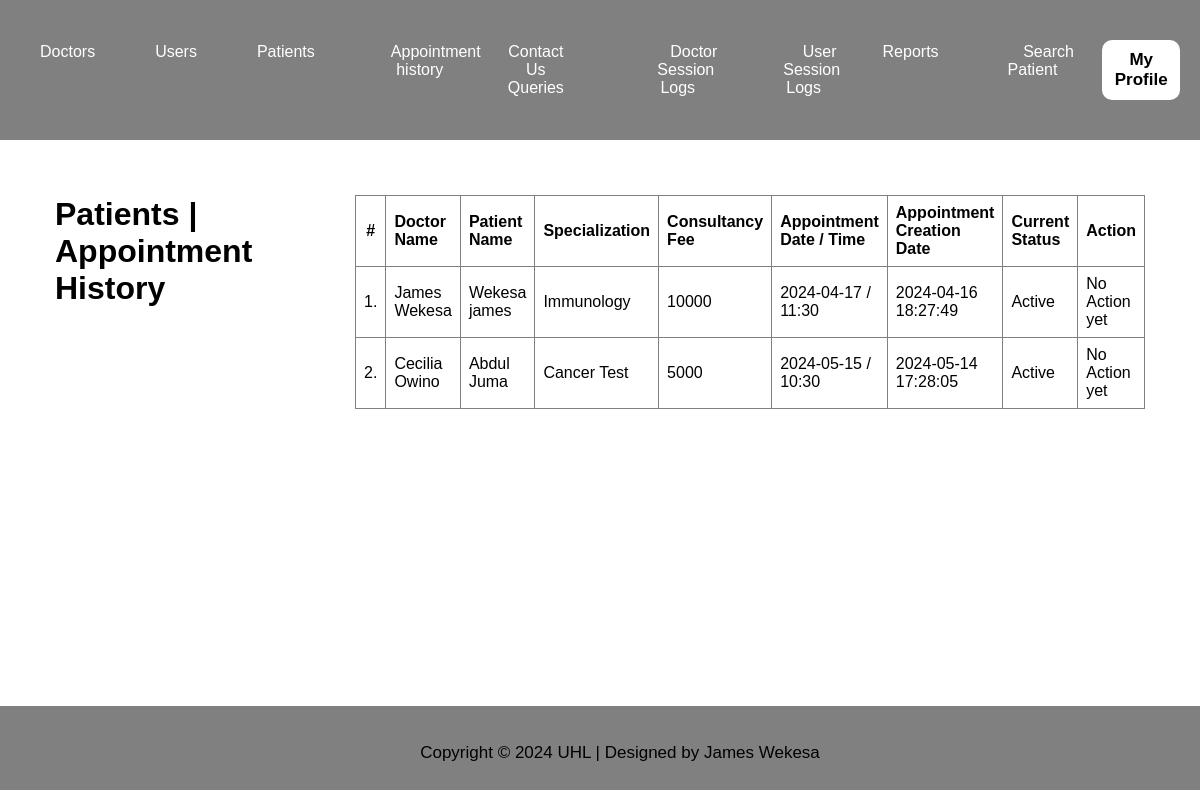
The page /admin/appointment-history.php (signed in) on the database its author committed.
### tables this page shows
CREATE TABLE `appointment` (
  `id` int(11) NOT NULL,
  `doctorSpecialization` varchar(255) DEFAULT NULL,
  `doctorId` int(11) DEFAULT NULL,
  `userId` int(11) DEFAULT NULL,
  `consultancyFees` int(11) DEFAULT NULL,
  `appointmentDate` varchar(255) DEFAULT NULL,
  `appointmentTime` varchar(255) DEFAULT NULL,
  `postingDate` timestamp NULL DEFAULT current_timestamp(),
  `userStatus` int(11) DEFAULT NULL,
  `doctorStatus` int(11) DEFAULT NULL,
  `updationDate` timestamp NULL DEFAULT NULL ON UPDATE current_timestamp()
);

CREATE TABLE `doctors` (
  `id` int(11) NOT NULL,
  `specilization` varchar(255) DEFAULT NULL,
  `doctorName` varchar(255) DEFAULT NULL,
  `address` longtext DEFAULT NULL,
  `docFees` varchar(255) DEFAULT NULL,
  `contactno` bigint(11) DEFAULT NULL,
  `docEmail` varchar(255) DEFAULT NULL,
  `password` varchar(255) DEFAULT NULL,
  `creationDate` timestamp NULL DEFAULT current_timestamp(),
  `updationDate` timestamp NULL DEFAULT NULL ON UPDATE current_timestamp(),
  `username` varchar(255) DEFAULT NULL
);

CREATE TABLE `users` (
  `id` int(11) NOT NULL,
  `fullName` varchar(255) DEFAULT NULL,
  `address` longtext DEFAULT NULL,
  `city` varchar(255) DEFAULT NULL,
  `gender` varchar(255) DEFAULT NULL,
  `email` varchar(255) DEFAULT NULL,
  `password` varchar(255) DEFAULT NULL,
  `regDate` timestamp NULL DEFAULT current_timestamp(),
  `updationDate` timestamp NULL DEFAULT NULL ON UPDATE current_timestamp()
);

### admin/appointment-history.php (the view, shortened to what this page needs)
<?php
include('../includes/db_connect.php');
if(strlen($_SESSION['id']==0)) {
    header('location:logout.php');
} else {
?>
<!DOCTYPE html>
<html lang="en">
<head>
    <link rel="stylesheet" href="dashboard.css">
</head>
<body>
<header>
    <nav class="main-nav">
        <ul>
            <li class="dropdown-container">
                <div class="dropdown-button">Doctors</div>
            </li>
            <li class="dropdown-container">
                <div class="dropdown-button">Users</div>
            </li>
            <li class="dropdown-container">
                <div class="dropdown-button">Patients</div>
            </li>
            <li><a href="appointment-history.php">Appointment history</a></li>
            <li class="dropdown-container">
                <div class="dropdown-button">Contact Us Queries</div>
            </li>
            <li><a href="doctor-logs.php">Doctor Session Logs</a></li>
            <li><a href="user-logs.php">User Session Logs</a></li>
            <li class="dropdown-container">
                <div class="dropdown-button">Reports</div>
            </li>
            <li><a href="patient-search.php">Search Patient</a></li>
        </ul>
    </nav>
    <div class="dropdown-container">
        <button class="dropbtn_1">My Profile</button>
    </div>
</header>
<div class="container">
    <main>
<div class="container">
    <div class="col">
        <h1 class="title">Patients | Appointment History</h1>
    </div>
    <div class="row">
        <div class="col-md-12">
            <table class="appointment-table">
            <thead>
    <tr>
        <th class="center">#</th>
        <th>Doctor Name</th>
        <th>Patient Name</th>
        <th>Specialization</th>
        <th>Consultancy Fee</th>
        <th>Appointment Date / Time</th>
        <th>Appointment Creation Date</th>
        <th>Current Status</th>
        <th>Action</th>
    </tr>
</thead>
<tbody>
<?php
    $sql = mysqli_query($conn, "SELECT doctors.doctorName as docname, users.fullName as pname, appointment.*  FROM appointment JOIN doctors ON doctors.id = appointment.doctorId JOIN users ON users.id = appointment.userId");
    $cnt = 1;
    while ($row = mysqli_fetch_array($sql)) {
?>
    <tr>
        <td class="center"><?php echo $cnt;?>.</td>
        <td class="hidden"><?php echo $row['docname'];?></td>
        <td class="hidden"><?php echo $row['pname'];?></td>
        <td><?php echo $row['doctorSpecialization'];?></td>
        <td><?php echo $row['consultancyFees'];?></td>
        <td><?php echo $row['appointmentDate'];?> / <?php echo $row['appointmentTime'];?></td>
        <td><?php echo $row['postingDate'];?></td>
        <td>
            <?php
            if (($row['userStatus'] == 1) && ($row['doctorStatus'] == 1)) {
                echo "Active";
            }
            ?>
        </td>
        <td>
            <div class="visible">
                <?php
                if (($row['userStatus'] == 1) && ($row['doctorStatus'] == 1)) {
                    echo "No Action yet";
                } else {
                    echo "Canceled";
                }
                ?>
            </div>
        </td>
    </tr>
<?php
        $cnt = $cnt + 1;
    }
?>
</tbody>
        </div>
    </div>
</div>
    </main>
</div>
<footer>
    <div class="footer">
        <p>Copyright &copy; <?php echo date("Y"); ?>  UHL | Designed by James Wekesa</p>
    </div>
</footer>
</body>
</html>
<?php } ?>

### doctors/dashboard.css (style rules this page uses)
html, body, header, footer, nav, ul, li, main, aside { margin: 0; padding: 0; }
body { font-family: Arial, sans-serif; }
header { background-color: DarkSlateGray; color: white; padding: 20px; }
header nav ul { list-style: none; text-align: center; }
header nav ul li { display: inline; margin-right: 35px; }
header nav ul li a { color: white; text-decoration: none; }
header nav ul li a { color: white; text-decoration: none; padding: 8px 16px; transition: background-color 0.3s; }
.container { display: flex; margin: 20px; }
main { flex: 1; padding: 15px; }
footer { background-color: DarkSlateGray; color: white; text-align: center; padding: 20px; margin-top: 10px; }
button { color: white; background-color: lightseagreen; padding: 10px 20px; border: none; border-radius: 5px; cursor: pointer; }

### admin/appointment-history.php (style rules this page uses)
header { background-color: gray; padding: 40px; margin-bottom: 0; }
.dropbtn_1 { background-color: white; border-radius: 10px; cursor: pointer; color: black; padding: 10px; font-size: 17px; font-weight: bold; }
footer { background-color: gray; padding: 15px; text-align: center; color: black; }
p { font-size: 17px; }
header { display: flex; flex-direction: row; justify-content: space-between; align-items: center; }
.main-nav ul { display: flex; list-style-type: none; padding: 0; }
.main-nav ul li { margin-right: 20px; }
.dropdown-container { position: relative; }
li a { color: blue; text-decoration: none; }
.dropdown-button { margin-right: 40px; font-size: 16px; cursor: pointer; }
.dropdown-container { display: inline-block; position: relative; }
header { margin-bottom: 10px; }
footer { padding: 20px; }
header { position: fixed; top: 0; left: 0; width: 95%; background-color: gray; z-index: 1000; }
footer { position: fixed; bottom: 0; left: 0; width: 100%; background-color: gray; z-index: 1000; }
.container { margin-top: 60px; margin-bottom: 30px; padding-bottom: 30px; overflow-y: auto; }
.appointment-table { width: 100%; border-collapse: collapse; margin-top: 20px; }
.appointment-table th { border: 1px solid gray; padding: 8px; text-align: left; }
.appointment-table td { border: 1px solid gray; padding: 8px; }
.appointment-table .center { text-align: center; }
.appointment-table .visible { display: block; }
.container { padding-top: 20px; }

### rows shown on the page
appointment: doctorId.doctorName "James Wekesa", userId.fullName "Wekesa james", doctorSpecialization "Immunology", consultancyFees "10000", appointmentDate "2024-04-17", appointmentTime "11:30", postingDate "2024-04-16 18:27:49", userStatus "Active"
appointment: doctorId.doctorName "Cecilia Owino", userId.fullName "Abdul Juma", doctorSpecialization "Cancer Test", consultancyFees "5000", appointmentDate "2024-05-15", appointmentTime "10:30", postingDate "2024-05-14 17:28:05", userStatus "Active"
